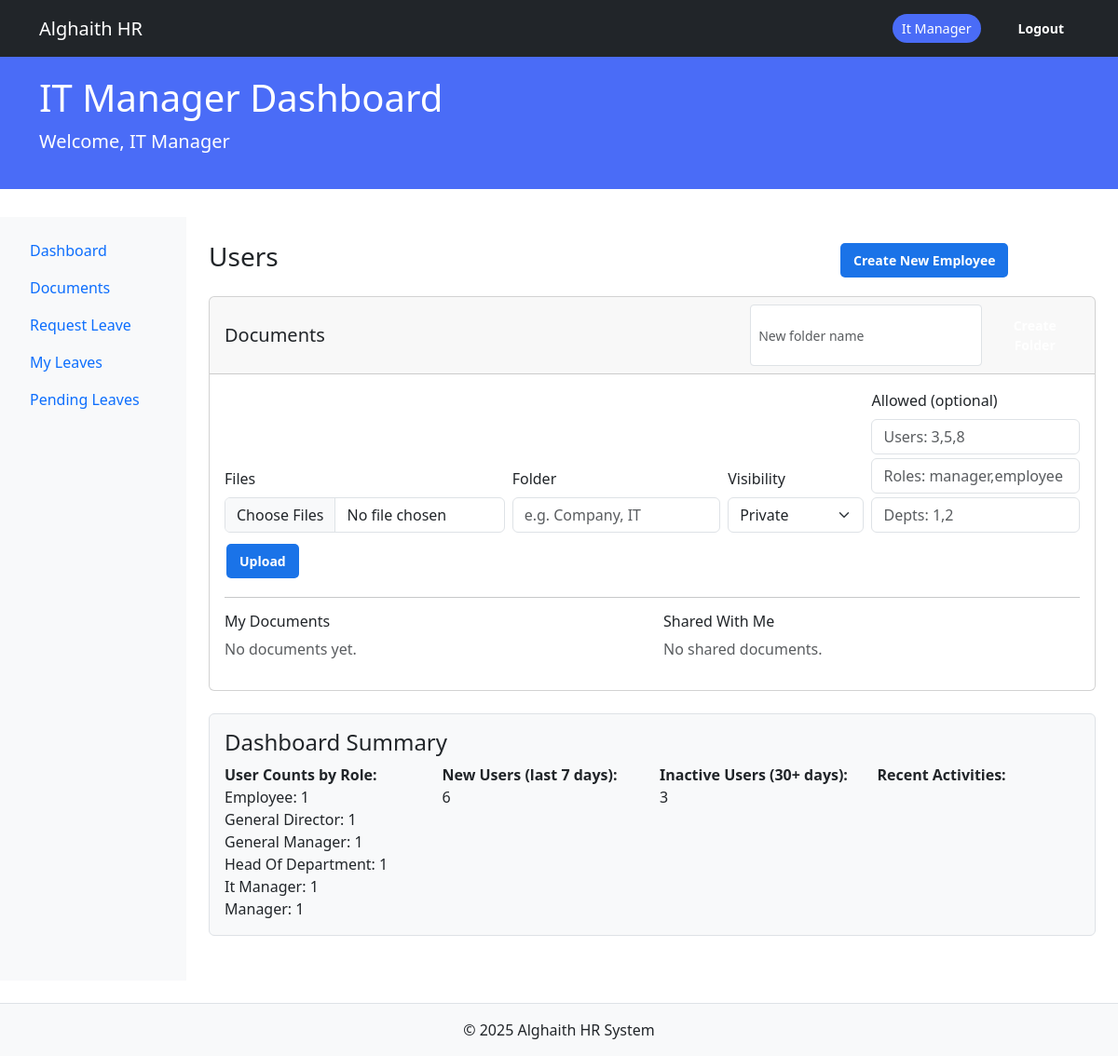
The app's page /dashboard/it_manager (signed in) with its own data.
### core/models.py (models this page shows, shortened)
class User(db.Model, UserMixin):
    __tablename__ = 'users'
    id = db.Column(db.Integer, primary_key=True)
    email = db.Column(db.String(120), unique=True, nullable=False)
    password_hash = db.Column(db.String(200), nullable=False)
    name = db.Column(db.String(100), nullable=False)
    role = db.Column(db.String(50), nullable=False)
    avatar = db.Column(db.String(2), nullable=False)
    access_code = db.Column(db.String(20), unique=True, nullable=False)
    department_id = db.Column(db.Integer, db.ForeignKey('departments.id'))
    created_at = db.Column(db.DateTime, default=datetime.utcnow)
    last_login = db.Column(db.DateTime)
    login_count = db.Column(db.Integer, default=0)
    is_active = db.Column(db.Boolean, default=True, nullable=False)
    position = db.Column(db.String(100), nullable=True)
    phone = db.Column(db.String(20), nullable=True)
    department = db.relationship('Department', back_populates='members')
    documents = db.relationship('UserDocument', back_populates='user', cascade="all, delete-orphan")
    folders_created = db.relationship('Folder', back_populates='creator', cascade="all, delete-orphan")
    activities = db.relationship('ActivityLog', back_populates='user', cascade="all, delete-orphan")
    @property
    def is_authenticated(self):
        return True

### modules/dashboard/routes.py (the view)
@dashboard_bp.route('/it_manager')
@login_required
@role_required(['it_manager'])
def it_manager_dashboard():
    q = (request.args.get('q') or '').strip()
    role_filter = (request.args.get('role') or '').strip()
    dept_filter = (request.args.get('department') or '').strip()
    try:
        page = max(int(request.args.get('page', 1)), 1)
    except Exception:
        page = 1
    per_page = 10
    query = User.query
    if q:
        like = f"%{q}%"
        query = query.filter(or_(User.name.ilike(like), User.email.ilike(like)))
    if role_filter:
        query = query.filter(User.role == role_filter)
    if dept_filter:
        try:
            dept_id = int(dept_filter)
            query = query.filter(User.department_id == dept_id)
        except ValueError:
            pass
    total = query.count()
    users = query.order_by(User.created_at.desc()).limit(per_page).offset((page - 1) * per_page).all()
    departments = Department.query.order_by(Department.name).all()
    user_counts = db.session.query(User.role, func.count(User.id)).group_by(User.role).all()
    week_ago = datetime.utcnow() - timedelta(days=7)
    new_users_count = User.query.filter(User.created_at >= week_ago).count()
    month_ago = datetime.utcnow() - timedelta(days=30)
    inactive_users_count = User.query.filter(
        or_(User.last_login == None, User.last_login < month_ago)
    ).count()
    recent_activities = ActivityLog.query.order_by(ActivityLog.timestamp.desc()).limit(10).all()
    return render_template(
        'dashboard/it_manager.html',
        user=current_user,
        user_list=users,
        total=total,
        page=page,
        per_page=per_page,
        departments=departments,
        q=q,
        role_filter=role_filter,
        dept_filter=dept_filter,
        user_counts=user_counts,
        new_users_count=new_users_count,
        inactive_users_count=inactive_users_count,
        recent_activities=recent_activities,
    )

### modules/auth/forms.py
class LogoutForm(FlaskForm):
    submit = SubmitField('Logout')

### app.py (called while the page is built)
@login_manager.user_loader
def load_user(user_id):
    from core.models import User
    return db.session.get(User, int(user_id))

### templates/dashboard/it_manager.html (shortened to what this page needs)
{% extends "dashboard/base_dashboard.html" %}
{% block dashboard_title %}IT Manager Dashboard{% endblock %}
{% block dashboard_content %}
<div class="mb-3 d-flex justify-content-between align-items-center">
    <h3>Users</h3>
    <div>
        <a href="{{ url_for('dashboard.it_manager_create_employee') }}" class="btn btn-primary">Create New Employee</a>
        <a href="{{ url_for('auth.logout') }}" class="btn btn-outline-secondary ms-2">Logout</a>
    </div>
</div>
<div class="card mb-4">
  <div class="card-header d-flex justify-content-between align-items-center">
    <h5 class="mb-0">Documents</h5>
    <form class="d-flex gap-2" action="{{ url_for('employee.create_folder') }}" method="POST">
      <input name="folder_name" class="form-control form-control-sm" placeholder="New folder name">
      <button class="btn btn-sm btn-outline-primary" type="submit">Create Folder</button>
    </form>
  </div>
  <div class="card-body">
    <form action="{{ url_for('employee.upload_document') }}" method="POST" enctype="multipart/form-data" class="row g-2 align-items-end">
      <div class="col-md-4">
        <label class="form-label">Files</label>
        <input type="file" name="documents" class="form-control" multiple required>
      </div>
      <div class="col-md-3">
        <label class="form-label">Folder</label>
        <input name="folder_name" class="form-control" placeholder="e.g. Company, IT">
      </div>
      <div class="col-md-2">
        <label class="form-label">Visibility</label>
        <select name="visibility_type" class="form-select">
          <option value="private" selected>Private</option>
        </select>
      </div>
      <div class="col-md-3">
        <label class="form-label">Allowed (optional)</label>
        <input name="allowed_users" class="form-control mb-1" placeholder="Users: 3,5,8">
        <input name="allowed_roles" class="form-control mb-1" placeholder="Roles: manager,employee">
        <input name="allowed_departments" class="form-control" placeholder="Depts: 1,2">
      </div>
      <div class="col-12">
        <button class="btn btn-primary">Upload</button>
      </div>
    </form>
    <hr>
    <div class="row">
      <div class="col-md-6">
        <h6>My Documents</h6>
        {% set mydocs = my_documents if my_documents is defined else documents %}
        {% if mydocs and mydocs|length > 0 %}
        <ul class="list-group">
          {% for doc in mydocs %}
          <li class="list-group-item d-flex justify-content-between align-items-center">
            <div>
              <strong>{{ doc.filename }}</strong>
              {% if doc.folder_name %}<span class="badge bg-light text-dark ms-2">{{ doc.folder_name }}</span>{% endif %}
              <small class="text-muted ms-2">{{ doc.uploaded_at.strftime('%Y-%m-%d %H:%M') }}</small>
              <small class="ms-2">[{{ doc.visibility_type }}]</small>
            </div>
            <div class="d-flex gap-2">
              <a class="btn btn-sm btn-outline-secondary" href="{{ url_for('employee.download_document', doc_id=doc.id) }}">Download</a>
              <form method="POST" action="{{ url_for('employee.change_visibility', doc_id=doc.id) }}" class="d-flex gap-2">
                <input type="hidden" name="csrf_token" value="{{ csrf_token() }}">
                <select name="visibility_type" class="form-select form-select-sm">
                  <option value="private" {% if doc.visibility_type=='private' %}selected{% endif %}>private</option>
                  <option value="public" {% if doc.visibility_type=='public' %}selected{% endif %}>public</option>
                  <option value="users" {% if doc.visibility_type=='users' %}selected{% endif %}>users</option>
                  <option value="roles" {% if doc.visibility_type=='roles' %}selected{% endif %}>roles</option>
                  <option value="departments" {% if doc.visibility_type=='departments' %}selected{% endif %}>departments</option>
                </select>
                <button class="btn btn-sm btn-outline-primary">Save</button>
              </form>
              <form action="{{ url_for('employee.delete_document', doc_id=doc.id) }}" method="POST">
                <input type="hidden" name="csrf_token" value="{{ csrf_token() }}">
                <button type="submit" class="btn btn-sm btn-danger">Delete</button>
              </form>
            </div>
          </li>
          {% endfor %}
        </ul>
        {% else %}
        <p class="text-muted">No documents yet.</p>
        {% endif %}
      </div>
      <div class="col-md-6">
        <h6>Shared With Me</h6>
        {% if shared_documents and shared_documents|length > 0 %}
        <ul class="list-group">
          {% for doc in shared_documents %}
          <li class="list-group-item d-flex justify-content-between align-items-center">
            <div>
              <strong>{{ doc.filename }}</strong>
              <small class="text-muted ms-2">from {{ doc.user.name }}</small>
              {% if doc.folder_name %}<span class="badge bg-light text-dark ms-2">{{ doc.folder_name }}</span>{% endif %}
            </div>
            <a class="btn btn-sm btn-outline-secondary" href="{{ url_for('employee.download_document', doc_id=doc.id) }}">Download</a>
          </li>
          {% endfor %}
        </ul>
        {% else %}
        <p class="text-muted">No shared documents.</p>
        {% endif %}
      </div>
    </div>
  </div>
</div>
<div class="mb-4 p-3 border rounded bg-light">
    <h4>Dashboard Summary</h4>
    <div class="row g-3">
      <div class="col-md-3">
        <strong>User Counts by Role:</strong>
        <ul class="list-unstyled mb-0">
          {% for role, count in user_counts %}
            <li>{{ role|replace('_',' ')|title }}: {{ count }}</li>
          {% endfor %}
        </ul>
      </div>
      <div class="col-md-3">
        <strong>New Users (last 7 days):</strong>
        <p>{{ new_users_count }}</p>
      </div>
      <div class="col-md-3">
        <strong>Inactive Users (30+ days):</strong>
        <p>{{ inactive_users_count }}</p>
      </div>
      <div class="col-md-3">
        <strong>Recent Activities:</strong>
      </div>
    </div>
</div>
{% endblock %}

### templates/dashboard/base_dashboard.html (shortened to what this page needs)
<!DOCTYPE html>
<html lang="en">
<head>
    <link href="https://cdn.jsdelivr.net/npm/bootstrap@5.3.0/dist/css/bootstrap.min.css" rel="stylesheet">
    <link rel="stylesheet" href="{{ url_for('static', filename='css/styles.css') }}">
</head>
<body>
    <nav class="navbar navbar-expand-lg navbar-dark bg-dark">
        <div class="container">
            <a class="navbar-brand" href="
            {% if current_user.role.lower() == 'general_director' %}
                {{ url_for('dashboard.director_dashboard') }}
            {% elif current_user.role.lower() == 'it_manager' %}
                {{ url_for('dashboard.it_manager_dashboard') }}
            {% else %}
                {{ url_for('dashboard.role_dashboard') }}
            {% endif %}
            ">Alghaith HR</a>
            <div class="d-flex align-items-center">
                <span class="role-indicator me-3">{{ current_user.role|replace('_', ' ')|title }}</span>
                {% if current_user.is_authenticated %}
                <form method="post" action="{{ url_for('auth.logout') }}" class="ms-2 d-inline">
                    <button type="submit" class="btn btn-sm btn-outline-light">Logout</button>
                </form>
                {% endif %}
            </div>
        </div>
    </nav>
    <div class="role-header">
        <div class="container">
            <h1>{% block dashboard_title %}Dashboard{% endblock %}</h1>
            <p class="lead">Welcome, {{ current_user.name }}</p>
        </div>
    </div>
    <div class="container-fluid">
        <div class="row">
            {% if current_user.is_authenticated %}
            <div class="col-md-2 bg-light sidebar p-3">
                <ul class="nav flex-column">
                    <li class="nav-item">
                        <a class="nav-link" href="
                        {% if current_user.role.lower() == 'general_director' %}
                            {{ url_for('dashboard.director_dashboard') }}
                        {% elif current_user.role.lower() == 'it_manager' %}
                            {{ url_for('dashboard.it_manager_dashboard') }}
                        {% else %}
                            {{ url_for('dashboard.role_dashboard') }}
                        {% endif %}
                        ">Dashboard</a>
                    </li>
                    <li class="nav-item"><a class="nav-link" href="{{ url_for('docs.list_documents') }}">Documents</a></li>
                    {% if current_user.role.lower() in ['employee', 'it_manager', 'general_director'] %}
                    <li class="nav-item"><a class="nav-link" href="{{ url_for('leave.new_request') }}">Request Leave</a></li>
                    <li class="nav-item"><a class="nav-link" href="{{ url_for('leave.my_requests') }}">My Leaves</a></li>
                    {% endif %}
                    {% if current_user.role.lower() in ['it_manager', 'general_director'] %}
                    <li class="nav-item"><a class="nav-link" href="{{ url_for('leave.pending_requests') }}">Pending Leaves</a></li>
                    {% endif %}
                </ul>
            </div>
            <div class="col-md-10 main-content p-4">
                {% block dashboard_content %}{% endblock %}
            </div>
            {% else %}
            <div class="col-12 main-content p-4">
                <p>Please log in to access the system.</p>
            </div>
            {% endif %}
        </div>
    </div>
    <footer class="text-center mt-4 p-3 bg-light border-top">
        &copy; 2025 Alghaith HR System
    </footer>
</body>
</html>

### static/css/styles.css (style rules this page uses)
.btn, .btn-cancel, .btn-delete { display: inline-block; padding: 8px 14px; margin: 4px 2px; border: none; border-radius: 5px; cursor: pointer; font-weight: 600; text-align: center; font-size: 14px; transition: all 0.2s ease-in-out; text-decoration: none; color: white; }
.btn-primary { background-color: #1a73e8; }

### templates/dashboard/base_dashboard.html (style rules this page uses)
:root { --role-color: #4a6cf7; }
.role-header { background: var(--role-color); color: white; padding: 20px 0; margin-bottom: 30px; }
.role-indicator { background: var(--role-color); color: white; padding: 5px 10px; border-radius: 20px; font-size: 0.9rem; }

### records on screen
User: role "It Manager", name "IT Manager", name "It Manager", count "1"
User: role "Employee", is_active "1"
User: name "General Director", count "1"
User: name "General Manager", is_active "1"
User: role "Manager", is_active "1"

### other values on screen
{{ role|replace('_',' ')|title }} "Head Of Department"
{{ count }} "1"
{{ new_users_count }} "6"
{{ inactive_users_count }} "3"
